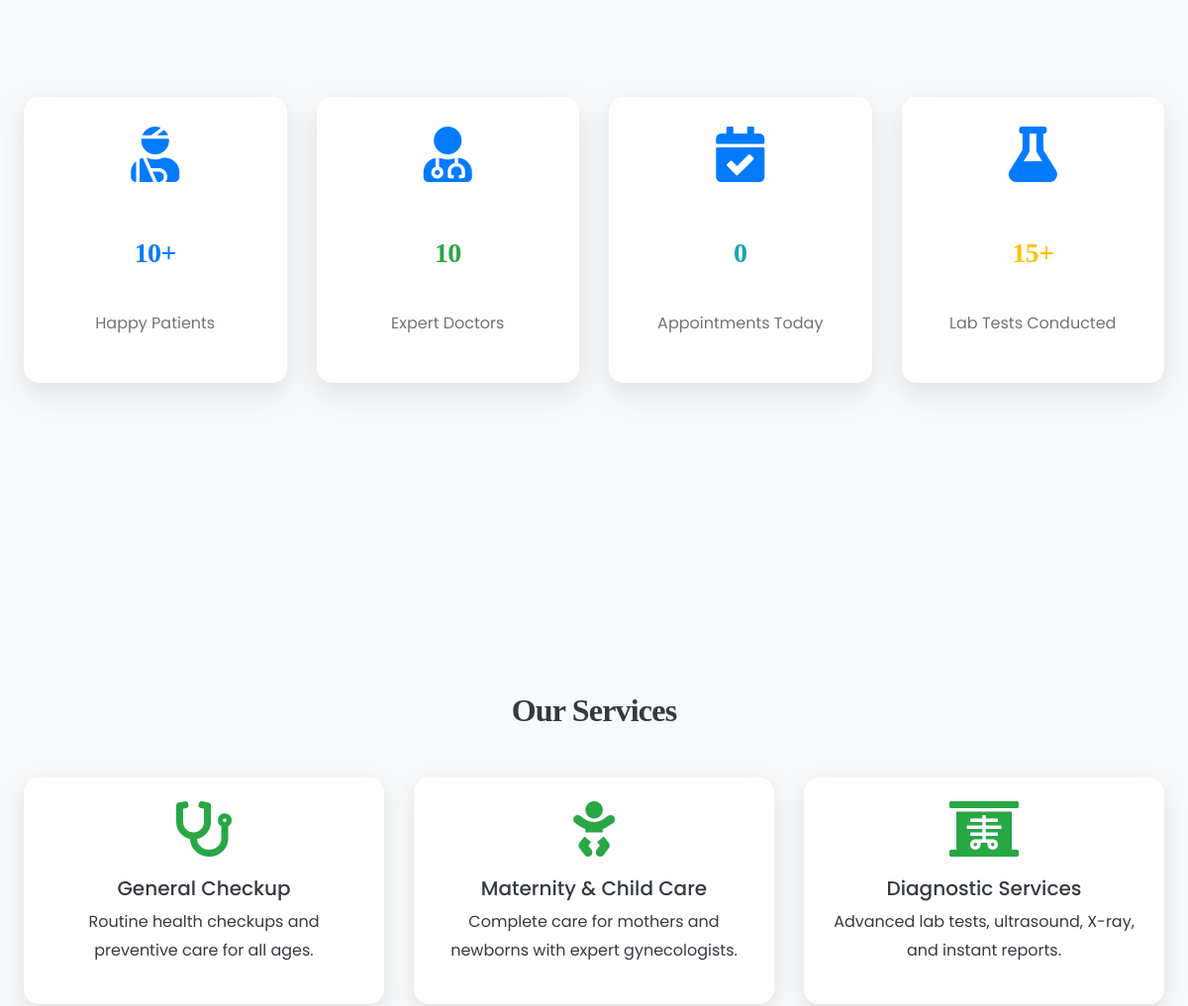
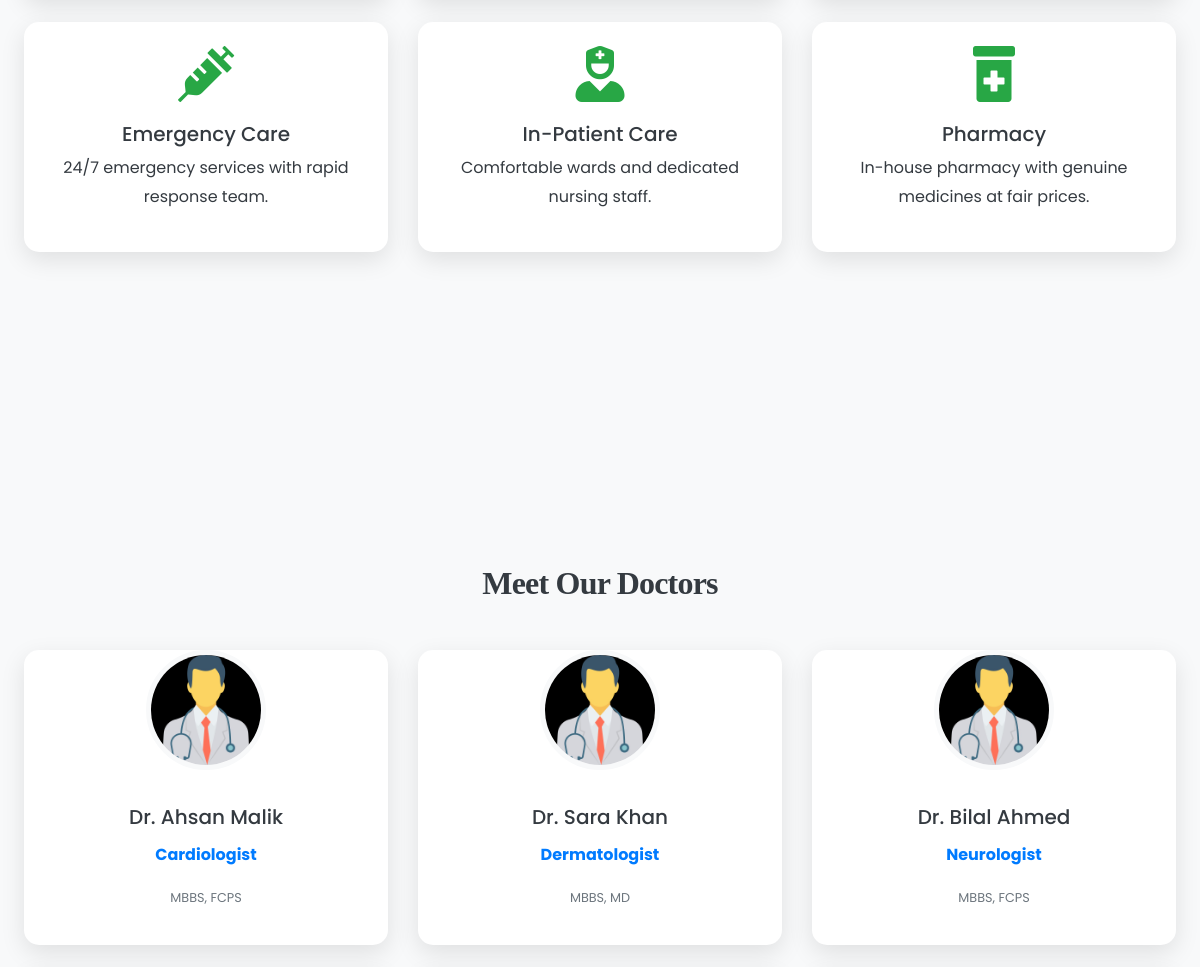
Before: / (middle part) with the older database file (2 pictures, top to bottom).
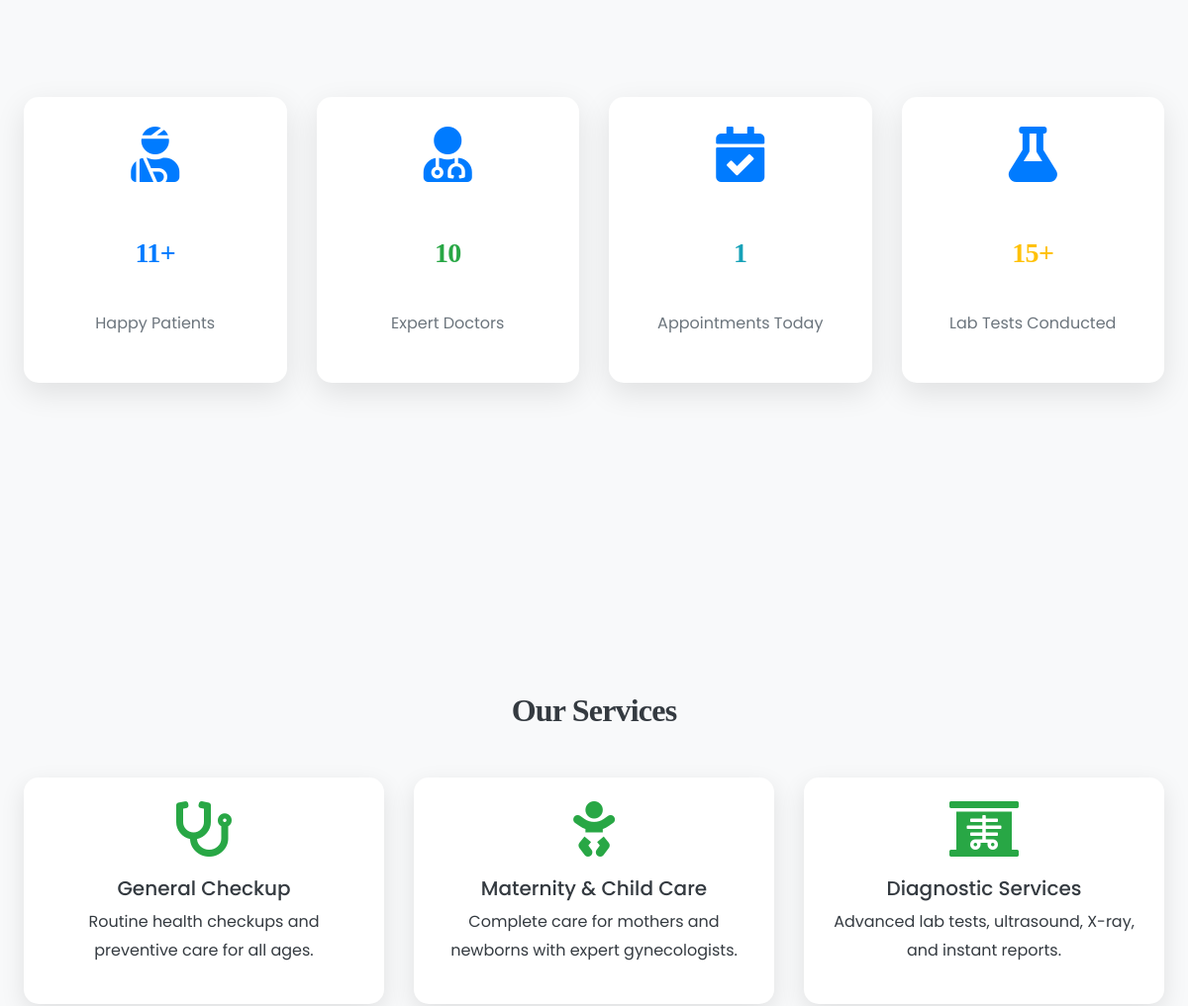
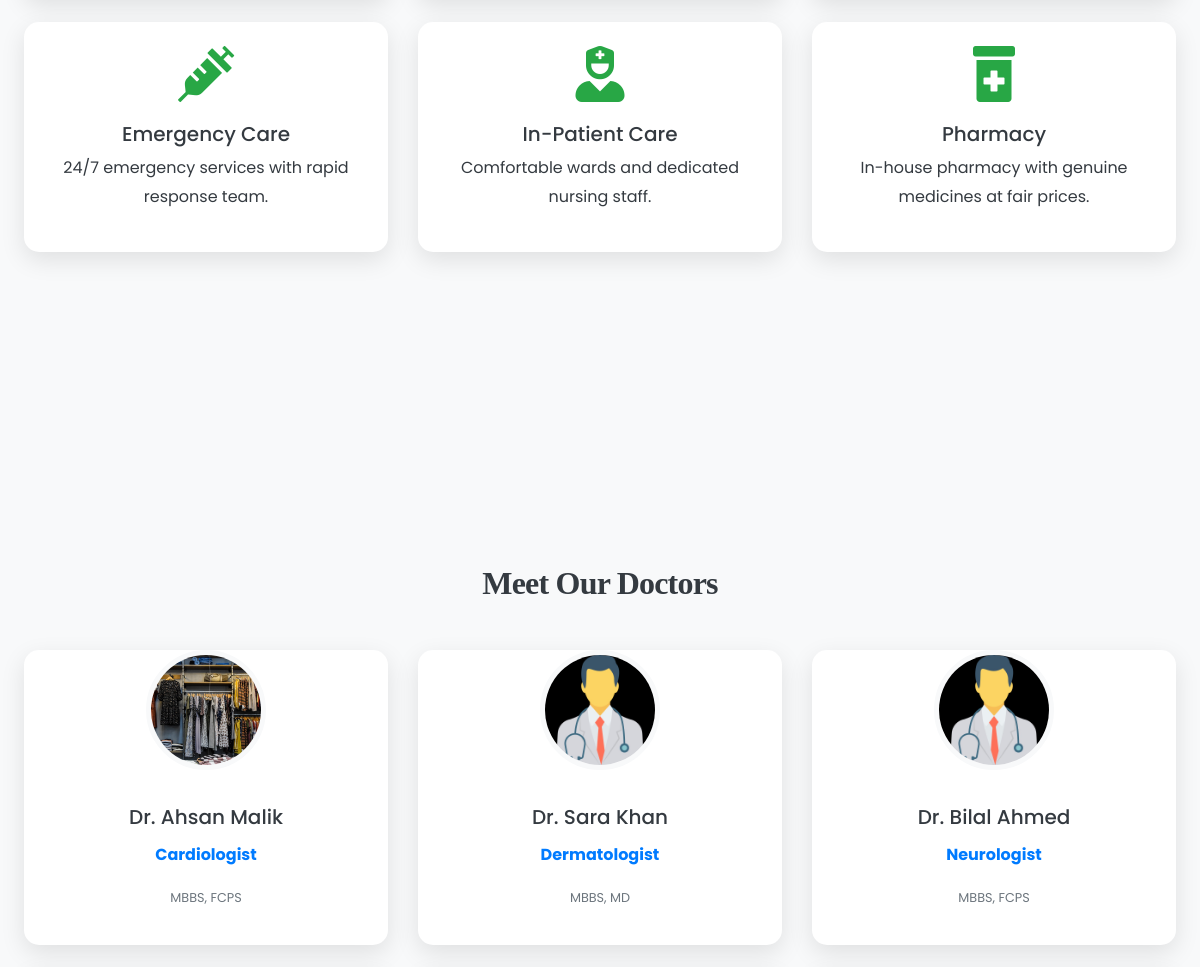
After: the same page with the newer database file (2 pictures, top to bottom).
### tables this page shows
CREATE TABLE `doctors` (
  `id` int(11) NOT NULL,
  `full_name` varchar(150) NOT NULL,
  `email` varchar(150) DEFAULT NULL,
  `phone` varchar(50) DEFAULT NULL,
  `password` varchar(255) DEFAULT NULL,
  `specialization` varchar(150) DEFAULT NULL,
  `qualification` varchar(150) DEFAULT NULL,
  `experience_years` int(11) DEFAULT NULL,
  `consultation_fee` decimal(10,2) DEFAULT NULL,
  `profile_image` varchar(255) DEFAULT NULL,
  `bio` text DEFAULT NULL,
  `status` enum('active','inactive','on_leave') DEFAULT 'active',
  `created_at` timestamp NOT NULL DEFAULT current_timestamp()
);

### index.php (the view, shortened to what the changed rows need)
<?php
include('config.php');
$total_patients = $conn->query("SELECT COUNT(*) FROM patients WHERE status = 'active'")->fetch_row()[0];
$today_appointments = $conn->query("SELECT COUNT(*) FROM appointments WHERE appointment_date = CURDATE()")->fetch_row()[0];
$doctors = $conn->query("SELECT full_name, specialization, qualification, profile_image FROM doctors WHERE status = 'active' LIMIT 6");
?>
<!DOCTYPE html>
<html lang="en">
<head>
    <link rel="stylesheet" href="https://maxcdn.bootstrapcdn.com/bootstrap/4.5.2/css/bootstrap.min.css">
    <link rel="stylesheet" href="https://cdnjs.cloudflare.com/ajax/libs/font-awesome/5.15.4/css/all.min.css">
    <link rel="stylesheet" href="css/style.css">
</head>
<body>
<section class="section bg-light">
    <div class="container">
        <div class="row text-center">
            <div class="col-md-3 mb-4">
                <div class="stat-card">
                    <i class="fas fa-user-injured stat-icon"></i>
                    <h3 class="text-primary"><?php echo number_format($total_patients); ?>+</h3>
                    <p class="text-muted">Happy Patients</p>
                </div>
            </div>
            <div class="col-md-3 mb-4">
                <div class="stat-card">
                    <i class="fas fa-calendar-check stat-icon"></i>
                    <h3 class="text-info"><?php echo $today_appointments; ?></h3>
                    <p class="text-muted">Appointments Today</p>
                </div>
            </div>
        </div>
    </div>
</section>
<section class="section">
    <div class="container">
        <h2 class="text-center mb-5 section-title" style="font-weight:800; color:var(--dark);">Our Services</h2>
    </div>
</section>
<section class="section bg-light">
    <div class="container">
        <h2 class="text-center mb-5 section-title" style="font-weight:800; color:var(--dark);">Meet Our Doctors</h2>
        <div class="row">
            <?php while ($doc = $doctors->fetch_assoc()): ?>
            <div class="col-md-4 mb-4">
                <div class="card doctor-card text-center">
                    <?php if ($doc['profile_image'] && file_exists("admin/" . $doc['profile_image'])): ?>
                        <img src="admin/<?php echo $doc['profile_image']; ?>" class="rounded-circle" alt="<?php echo htmlspecialchars($doc['full_name']); ?>">
                    <?php else: ?>
                        <img src="./images/doctor-placeholder.jpg" class="rounded-circle" alt="Doctor">
                    <?php endif; ?>
                    <div class="card-body">
                        <h5 class="card-title"><?php echo htmlspecialchars($doc['full_name']); ?></h5>
                        <p class="text-primary"><strong><?php echo htmlspecialchars($doc['specialization']); ?></strong></p>
                        <p class="text-muted small"><?php echo htmlspecialchars($doc['qualification']); ?></p>
                    </div>
                </div>
            </div>
            <?php endwhile; ?>
        </div>
    </div>
</section>
</body>
</html>

Changed rows visible on the page:
changed doctors "Dr. Ahsan Malik": profile_image: a different picture
Other visible differences:
$total_patients: "10" → "11"
$today_appointments: "0" → "1"
